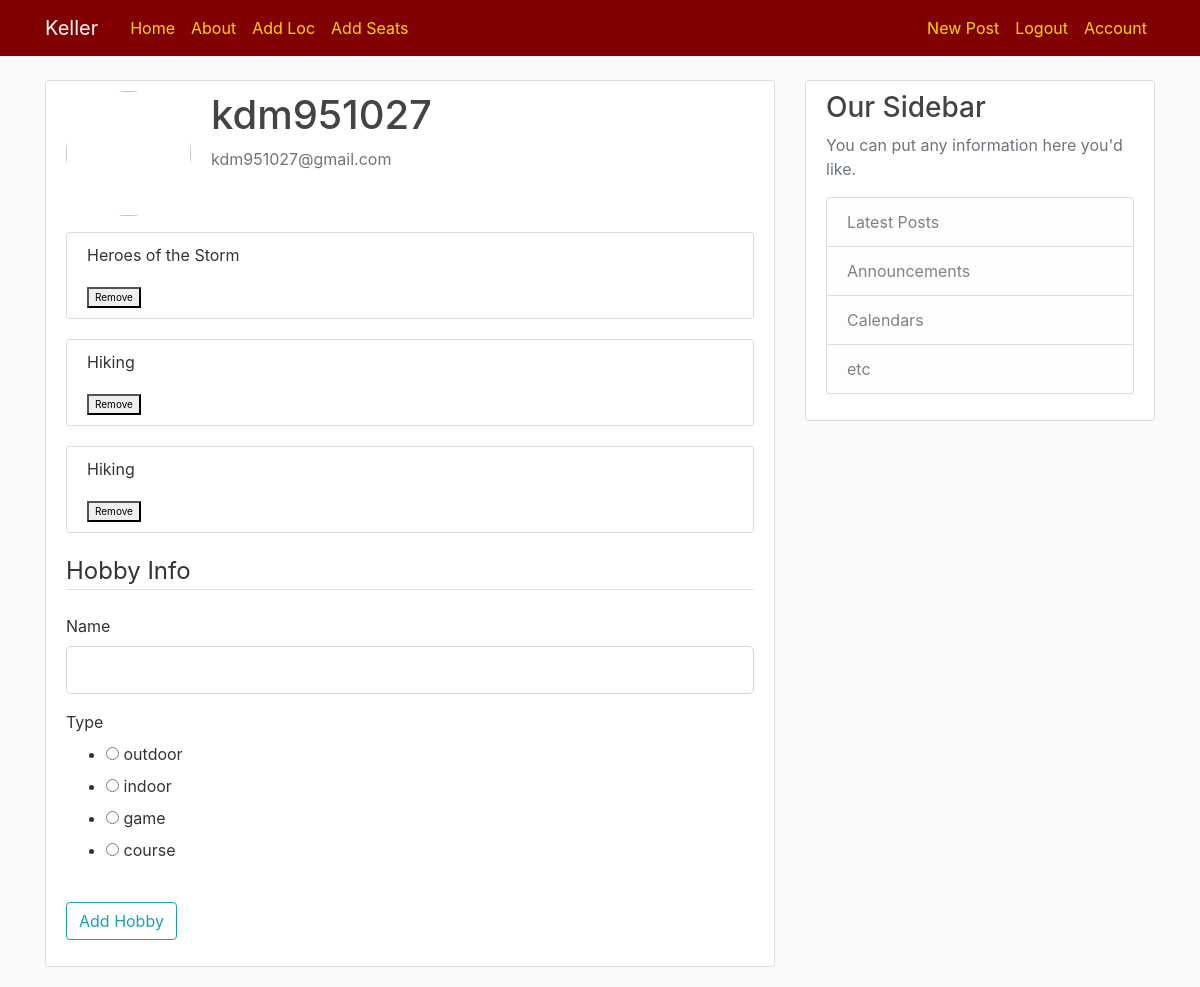
/update_hobby (signed in), run on an earlier commit of the app's database.
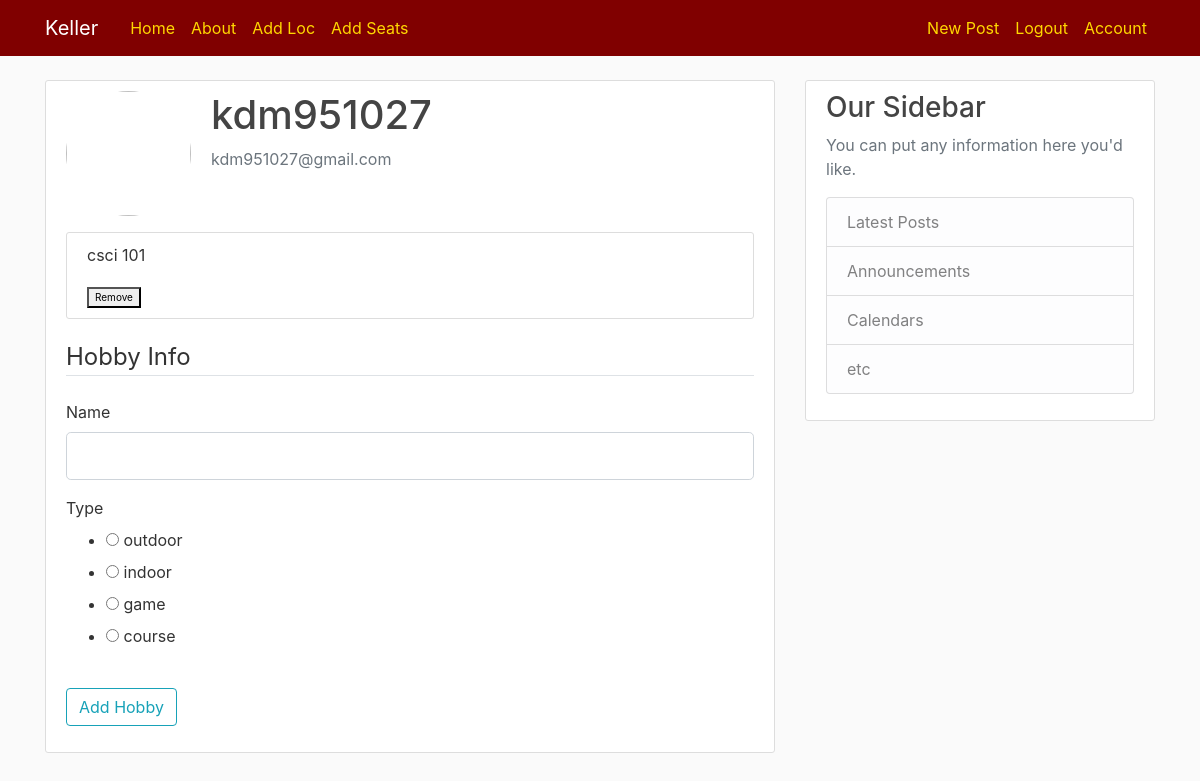
And on a later commit of the database.
### flaskblog/models.py (models this page shows, shortened)
class Hobby(db.Model):
    id = db.Column(db.Integer, primary_key=True)
    name = db.Column(db.String(100), nullable=False)
    type = db.Column(db.Enum(hobbyType))
    user_id = db.Column(db.Integer, db.ForeignKey('user.id'), nullable=False)

### flaskblog/users/routes.py (the view)
@users.route("/update_hobby", methods=['GET','POST'])
@login_required
def update_hobby():
    form = UpdateHobbyForm()
    if form.validate_on_submit():
        hobby = Hobby(name=form.name.data, type=form.type.data, hobbier=current_user)
        db.session.add(hobby)
        db.session.commit()
        flash('New hobby has been updated!', 'success')
        return redirect(url_for('users.account'))
    return render_template('update_hobby.html', title='Update Hobby', form=form)

### flaskblog/users/forms.py (shortened to what this page needs)
class UpdateHobbyForm(FlaskForm):
    enum_types = []
    for hobby in hobbyType.list():
        enum_types.append((hobby, hobby))
    type = RadioField('Type', choices=enum_types)
    name = StringField('Name', validators=[DataRequired(), Length(min=2, max=20)])
    submit = SubmitField('Add Hobby')

### flaskblog/models.py (called while the page is built)
@login_manager.user_loader
def load_user(user_id):
    return User.query.get(int(user_id))

### flaskblog/templates/update_hobby.html (shortened to what this page needs)
{%extends "layout.html"%}
{%block content%}
  <div class="content-section">
    <div class="media">
      <img class="rounded-circle account-img" src="{{image_file}}">
      <div class="media-body">
        <h2 class="account-heading">{{current_user.username}}</h2>
        <p class="text-secondary">{{current_user.email}}</p>
      </div>
    </div>
    {%for hobby in current_user.hobbies%}
      <article class="media content-section">
        <div class="media-body">
          <p class="article-content">{{ hobby.name }}</p>
          <a href="{{ url_for('users.delete_hobby', hobby_id=hobby.id) }}">
            <button class="button button1">Remove</button>
          </a>
        </div>
      </article>
    {% endfor %}
    <form method="POST" action="", enctype="multipart/form-data">
      <fieldSet class="form-group">
        <legend class="border-bottom mb-4">Hobby Info</legend>
        <div class="form-group">
          {{form.name.label(class="form-control-label")}}
          {% if form.name.errors %}
            {{form.name(class="form-control form-control-lg is-invalid")}}
            <div class='invalid-feedback'>
              {% for error in form.name.errors %}
                <span>{{ error }}</span>
              {% endfor %}
            </div>
          {% else %}
            {{form.name(class="form-control form-control-lg")}}
          {% endif %}
        </div>
        <div class="form-group">
          {{form.type.label(class="form-control-label")}}
          {{ form.type }}
        </div>
      </fieldset>
      <div class="form-group">
        {{form.submit(class="btn btn-outline-info")}}
      </div>
    </form>
  </div>
{%endblock content%}

What changed in the data, as far as the page shows it:
removed Hobby: name "Heroes of the Storm"
removed Hobby: name "Hiking"
removed Hobby: name "Hiking"
added Hobby: name "csci 101"
